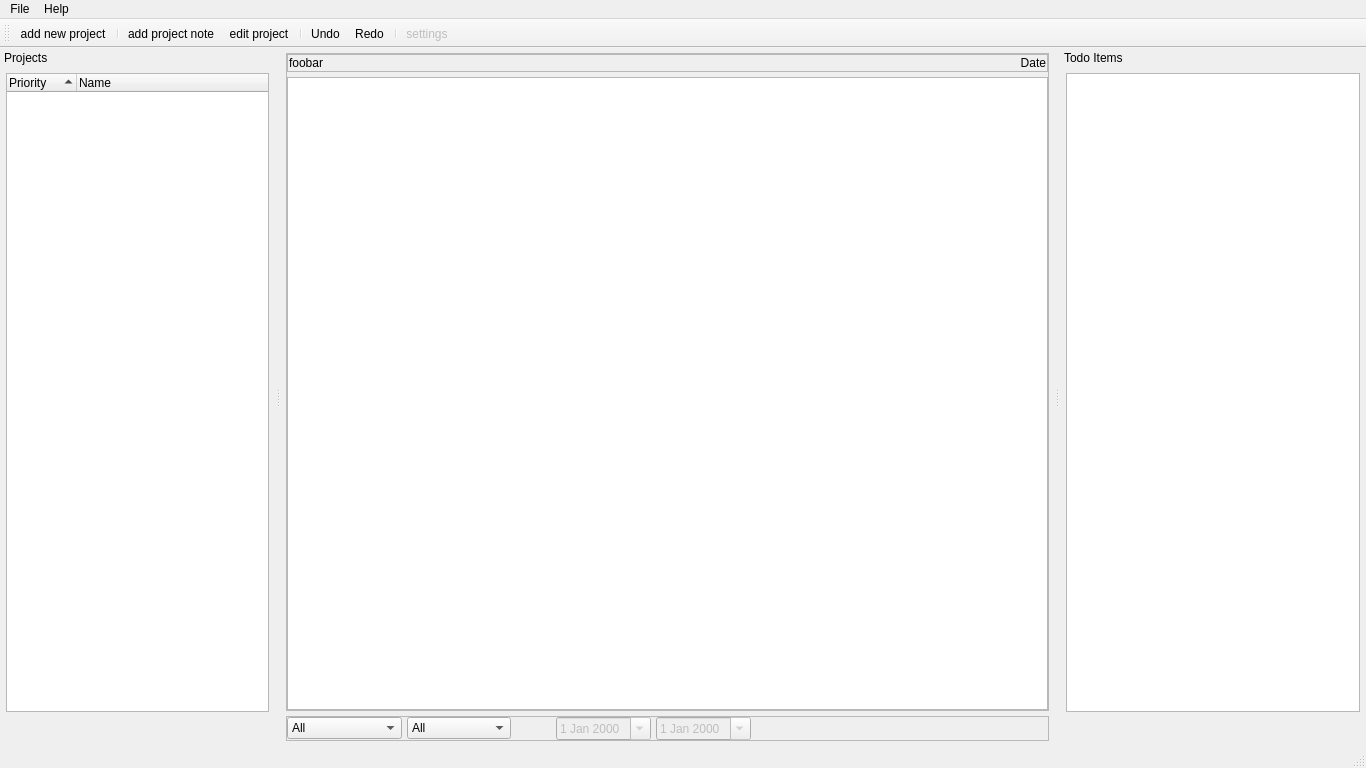
<?xml version="1.0" encoding="UTF-8"?>
<ui version="4.0">
 <class>MainWindow</class>
 <widget class="QMainWindow" name="MainWindow">
  <property name="geometry">
   <rect>
    <x>0</x>
    <y>0</y>
    <width>1366</width>
    <height>768</height>
   </rect>
  </property>
  <property name="minimumSize">
   <size>
    <width>1366</width>
    <height>768</height>
   </size>
  </property>
  <property name="font">
   <font>
    <pointsize>9</pointsize>
   </font>
  </property>
  <property name="windowTitle">
   <string>Project Tracker</string>
  </property>
  <property name="windowIcon">
   <iconset>
    <normalon>../icons/main.png</normalon>
   </iconset>
  </property>
  <widget class="QWidget" name="centralwidget">
   <layout class="QVBoxLayout" name="verticalLayout_4">
    <property name="spacing">
     <number>5</number>
    </property>
    <property name="leftMargin">
     <number>5</number>
    </property>
    <property name="topMargin">
     <number>5</number>
    </property>
    <property name="rightMargin">
     <number>5</number>
    </property>
    <property name="bottomMargin">
     <number>5</number>
    </property>
    <item>
     <widget class="QFrame" name="report_frame">
      <property name="frameShape">
       <enum>QFrame::StyledPanel</enum>
      </property>
      <property name="frameShadow">
       <enum>QFrame::Raised</enum>
      </property>
      <layout class="QGridLayout" name="gridLayout">
       <property name="leftMargin">
        <number>0</number>
       </property>
       <property name="topMargin">
        <number>0</number>
       </property>
       <property name="rightMargin">
        <number>0</number>
       </property>
       <property name="bottomMargin">
        <number>0</number>
       </property>
       <property name="spacing">
        <number>5</number>
       </property>
       <item row="0" column="0">
        <widget class="QFrame" name="title_frame">
         <property name="frameShape">
          <enum>QFrame::StyledPanel</enum>
         </property>
         <property name="frameShadow">
          <enum>QFrame::Raised</enum>
         </property>
         <layout class="QHBoxLayout" name="horizontalLayout_2">
          <property name="spacing">
           <number>5</number>
          </property>
          <property name="leftMargin">
           <number>1</number>
          </property>
          <property name="topMargin">
           <number>1</number>
          </property>
          <property name="rightMargin">
           <number>1</number>
          </property>
          <property name="bottomMargin">
           <number>1</number>
          </property>
          <item>
           <widget class="QLabel" name="pb_label">
            <property name="text">
             <string>foobar</string>
            </property>
           </widget>
          </item>
          <item>
           <widget class="QLabel" name="date_label">
            <property name="text">
             <string>Date</string>
            </property>
            <property name="alignment">
             <set>Qt::AlignRight|Qt::AlignTrailing|Qt::AlignVCenter</set>
            </property>
           </widget>
          </item>
         </layout>
        </widget>
       </item>
       <item row="2" column="0">
        <widget class="QTextBrowser" name="report_browser">
         <property name="readOnly">
          <bool>true</bool>
         </property>
         <property name="tabStopWidth">
          <number>20</number>
         </property>
         <property name="textInteractionFlags">
          <set>Qt::LinksAccessibleByMouse|Qt::TextSelectableByMouse</set>
         </property>
         <property name="openExternalLinks">
          <bool>true</bool>
         </property>
        </widget>
       </item>
      </layout>
     </widget>
    </item>
    <item>
     <widget class="QFrame" name="bottom_frame">
      <property name="frameShape">
       <enum>QFrame::StyledPanel</enum>
      </property>
      <property name="frameShadow">
       <enum>QFrame::Raised</enum>
      </property>
      <layout class="QGridLayout" name="gridLayout_2">
       <property name="leftMargin">
        <number>0</number>
       </property>
       <property name="topMargin">
        <number>0</number>
       </property>
       <property name="rightMargin">
        <number>0</number>
       </property>
       <property name="bottomMargin">
        <number>0</number>
       </property>
       <property name="spacing">
        <number>5</number>
       </property>
       <item row="0" column="5">
        <spacer name="horizontalSpacer_3">
         <property name="orientation">
          <enum>Qt::Horizontal</enum>
         </property>
         <property name="sizeHint" stdset="0">
          <size>
           <width>40</width>
           <height>20</height>
          </size>
         </property>
        </spacer>
       </item>
       <item row="0" column="4">
        <widget class="QDateEdit" name="todate_date">
         <property name="enabled">
          <bool>false</bool>
         </property>
         <property name="calendarPopup">
          <bool>true</bool>
         </property>
        </widget>
       </item>
       <item row="0" column="0">
        <widget class="QComboBox" name="reportwhich_combo">
         <property name="toolTip">
          <string>Project Filter</string>
         </property>
         <property name="currentIndex">
          <number>0</number>
         </property>
         <property name="frame">
          <bool>true</bool>
         </property>
         <item>
          <property name="text">
           <string>All</string>
          </property>
         </item>
         <item>
          <property name="text">
           <string>Selected</string>
          </property>
         </item>
         <item>
          <property name="text">
           <string>High Priority</string>
          </property>
         </item>
         <item>
          <property name="text">
           <string>Medium Priority</string>
          </property>
         </item>
         <item>
          <property name="text">
           <string>Low Priority</string>
          </property>
         </item>
         <item>
          <property name="text">
           <string>No Priority</string>
          </property>
         </item>
        </widget>
       </item>
       <item row="0" column="3">
        <widget class="QDateEdit" name="fromdate_date">
         <property name="enabled">
          <bool>false</bool>
         </property>
         <property name="readOnly">
          <bool>false</bool>
         </property>
         <property name="calendarPopup">
          <bool>true</bool>
         </property>
        </widget>
       </item>
       <item row="0" column="1">
        <widget class="QComboBox" name="reportwhen_combo">
         <property name="toolTip">
          <string>Date Filter</string>
         </property>
         <property name="placeholderText">
          <string/>
         </property>
         <item>
          <property name="text">
           <string>All</string>
          </property>
         </item>
         <item>
          <property name="text">
           <string>Today</string>
          </property>
         </item>
         <item>
          <property name="text">
           <string>Last Workday</string>
          </property>
         </item>
         <item>
          <property name="text">
           <string>This Week</string>
          </property>
         </item>
         <item>
          <property name="text">
           <string>Last Week</string>
          </property>
         </item>
         <item>
          <property name="text">
           <string>From</string>
          </property>
         </item>
         <item>
          <property name="text">
           <string>From-To</string>
          </property>
         </item>
        </widget>
       </item>
       <item row="0" column="2">
        <spacer name="horizontalSpacer_4">
         <property name="orientation">
          <enum>Qt::Horizontal</enum>
         </property>
         <property name="sizeType">
          <enum>QSizePolicy::Fixed</enum>
         </property>
         <property name="sizeHint" stdset="0">
          <size>
           <width>40</width>
           <height>20</height>
          </size>
         </property>
        </spacer>
       </item>
      </layout>
     </widget>
    </item>
   </layout>
  </widget>
  <widget class="QMenuBar" name="menubar">
   <property name="geometry">
    <rect>
     <x>0</x>
     <y>0</y>
     <width>1366</width>
     <height>21</height>
    </rect>
   </property>
   <widget class="QMenu" name="menuFile">
    <property name="title">
     <string>File</string>
    </property>
    <addaction name="load_menu"/>
    <addaction name="save_menu"/>
    <addaction name="saveas_menu"/>
    <addaction name="close_menu"/>
    <addaction name="separator"/>
    <addaction name="settings_menu"/>
    <addaction name="separator"/>
    <addaction name="exit_menu"/>
   </widget>
   <widget class="QMenu" name="menuHelp">
    <property name="title">
     <string>Help</string>
    </property>
    <addaction name="checklatest_menu"/>
    <addaction name="separator"/>
    <addaction name="readme_menu"/>
    <addaction name="github_menu"/>
    <addaction name="separator"/>
    <addaction name="about_menu"/>
   </widget>
   <addaction name="menuFile"/>
   <addaction name="menuHelp"/>
  </widget>
  <widget class="QStatusBar" name="statusbar"/>
  <widget class="QDockWidget" name="projects_dock">
   <property name="sizePolicy">
    <sizepolicy hsizetype="Ignored" vsizetype="Preferred">
     <horstretch>0</horstretch>
     <verstretch>0</verstretch>
    </sizepolicy>
   </property>
   <property name="minimumSize">
    <size>
     <width>275</width>
     <height>300</height>
    </size>
   </property>
   <property name="font">
    <font>
     <pointsize>9</pointsize>
     <weight>50</weight>
     <bold>false</bold>
    </font>
   </property>
   <property name="autoFillBackground">
    <bool>false</bool>
   </property>
   <property name="floating">
    <bool>false</bool>
   </property>
   <property name="features">
    <set>QDockWidget::DockWidgetMovable</set>
   </property>
   <property name="windowTitle">
    <string>Projects</string>
   </property>
   <attribute name="dockWidgetArea">
    <number>1</number>
   </attribute>
   <widget class="QWidget" name="projects_container">
    <layout class="QGridLayout" name="gridLayout_3">
     <property name="leftMargin">
      <number>6</number>
     </property>
     <property name="topMargin">
      <number>6</number>
     </property>
     <property name="rightMargin">
      <number>6</number>
     </property>
     <property name="bottomMargin">
      <number>6</number>
     </property>
     <item row="1" column="5">
      <widget class="QPushButton" name="completeproject_button">
       <property name="toolTip">
        <string>Complete Project</string>
       </property>
       <property name="text">
        <string/>
       </property>
       <property name="icon">
        <iconset>
         <normaloff>../icons/complete.png</normaloff>../icons/complete.png</iconset>
       </property>
       <property name="flat">
        <bool>true</bool>
       </property>
      </widget>
     </item>
     <item row="1" column="3">
      <spacer name="horizontalSpacer">
       <property name="orientation">
        <enum>Qt::Horizontal</enum>
       </property>
       <property name="sizeHint" stdset="0">
        <size>
         <width>40</width>
         <height>20</height>
        </size>
       </property>
      </spacer>
     </item>
     <item row="1" column="0">
      <widget class="QPushButton" name="addproject_button">
       <property name="toolTip">
        <string>New Project [Ctrl+P]</string>
       </property>
       <property name="text">
        <string/>
       </property>
       <property name="icon">
        <iconset>
         <normaloff>../icons/new_project.png</normaloff>../icons/new_project.png</iconset>
       </property>
       <property name="flat">
        <bool>true</bool>
       </property>
      </widget>
     </item>
     <item row="0" column="0" colspan="6">
      <widget class="QTreeWidget" name="projects_tree">
       <property name="dragDropMode">
        <enum>QAbstractItemView::DragDrop</enum>
       </property>
       <property name="defaultDropAction">
        <enum>Qt::MoveAction</enum>
       </property>
       <property name="alternatingRowColors">
        <bool>true</bool>
       </property>
       <property name="selectionMode">
        <enum>QAbstractItemView::SingleSelection</enum>
       </property>
       <property name="rootIsDecorated">
        <bool>false</bool>
       </property>
       <property name="uniformRowHeights">
        <bool>false</bool>
       </property>
       <property name="itemsExpandable">
        <bool>false</bool>
       </property>
       <property name="sortingEnabled">
        <bool>true</bool>
       </property>
       <property name="allColumnsShowFocus">
        <bool>false</bool>
       </property>
       <property name="headerHidden">
        <bool>false</bool>
       </property>
       <attribute name="headerCascadingSectionResizes">
        <bool>false</bool>
       </attribute>
       <attribute name="headerMinimumSectionSize">
        <number>70</number>
       </attribute>
       <attribute name="headerDefaultSectionSize">
        <number>70</number>
       </attribute>
       <attribute name="headerHighlightSections">
        <bool>false</bool>
       </attribute>
       <attribute name="headerStretchLastSection">
        <bool>true</bool>
       </attribute>
       <column>
        <property name="text">
         <string>Priority</string>
        </property>
       </column>
       <column>
        <property name="text">
         <string>Name</string>
        </property>
       </column>
      </widget>
     </item>
     <item row="1" column="4">
      <widget class="QPushButton" name="removeproject_button">
       <property name="toolTip">
        <string>Remove Project</string>
       </property>
       <property name="text">
        <string/>
       </property>
       <property name="icon">
        <iconset>
         <normaloff>../icons/remove.png</normaloff>../icons/remove.png</iconset>
       </property>
       <property name="flat">
        <bool>true</bool>
       </property>
      </widget>
     </item>
    </layout>
   </widget>
  </widget>
  <widget class="QDockWidget" name="todo_dock">
   <property name="minimumSize">
    <size>
     <width>306</width>
     <height>300</height>
    </size>
   </property>
   <property name="features">
    <set>QDockWidget::DockWidgetMovable</set>
   </property>
   <property name="windowTitle">
    <string>Todo Items</string>
   </property>
   <attribute name="dockWidgetArea">
    <number>2</number>
   </attribute>
   <widget class="QWidget" name="todo_container">
    <layout class="QGridLayout" name="gridLayout_4">
     <property name="leftMargin">
      <number>6</number>
     </property>
     <property name="topMargin">
      <number>6</number>
     </property>
     <property name="rightMargin">
      <number>6</number>
     </property>
     <property name="bottomMargin">
      <number>6</number>
     </property>
     <item row="1" column="5">
      <widget class="QPushButton" name="completetodo_button">
       <property name="toolTip">
        <string>Complete Todo</string>
       </property>
       <property name="text">
        <string/>
       </property>
       <property name="icon">
        <iconset>
         <normaloff>../icons/complete.png</normaloff>../icons/complete.png</iconset>
       </property>
       <property name="flat">
        <bool>true</bool>
       </property>
      </widget>
     </item>
     <item row="0" column="0" colspan="6">
      <widget class="QListWidget" name="todo_list">
       <property name="dragDropMode">
        <enum>QAbstractItemView::DragDrop</enum>
       </property>
       <property name="defaultDropAction">
        <enum>Qt::MoveAction</enum>
       </property>
       <property name="alternatingRowColors">
        <bool>true</bool>
       </property>
       <property name="selectionMode">
        <enum>QAbstractItemView::SingleSelection</enum>
       </property>
       <property name="isWrapping" stdset="0">
        <bool>false</bool>
       </property>
      </widget>
     </item>
     <item row="1" column="3">
      <spacer name="horizontalSpacer_2">
       <property name="orientation">
        <enum>Qt::Horizontal</enum>
       </property>
       <property name="sizeHint" stdset="0">
        <size>
         <width>40</width>
         <height>20</height>
        </size>
       </property>
      </spacer>
     </item>
     <item row="1" column="0">
      <widget class="QPushButton" name="addtodo_button">
       <property name="toolTip">
        <string>Add Todo [Ctrl+T]</string>
       </property>
       <property name="text">
        <string/>
       </property>
       <property name="icon">
        <iconset>
         <normaloff>../icons/new.png</normaloff>../icons/new.png</iconset>
       </property>
       <property name="shortcut">
        <string>Ctrl+T</string>
       </property>
       <property name="flat">
        <bool>true</bool>
       </property>
      </widget>
     </item>
     <item row="1" column="4">
      <widget class="QPushButton" name="removetodo_button">
       <property name="toolTip">
        <string>Remove Todo</string>
       </property>
       <property name="text">
        <string/>
       </property>
       <property name="icon">
        <iconset>
         <normaloff>../icons/remove.png</normaloff>../icons/remove.png</iconset>
       </property>
       <property name="flat">
        <bool>true</bool>
       </property>
      </widget>
     </item>
    </layout>
   </widget>
  </widget>
  <widget class="QToolBar" name="toolBar">
   <property name="windowTitle">
    <string>toolBar</string>
   </property>
   <attribute name="toolBarArea">
    <enum>TopToolBarArea</enum>
   </attribute>
   <attribute name="toolBarBreak">
    <bool>false</bool>
   </attribute>
   <addaction name="newproject_toolbar"/>
   <addaction name="separator"/>
   <addaction name="newnote_toolbar"/>
   <addaction name="editproject_toolbar"/>
   <addaction name="separator"/>
   <addaction name="undo_toolbar"/>
   <addaction name="redo_toolbar"/>
   <addaction name="separator"/>
   <addaction name="settings_toolbar"/>
  </widget>
  <action name="load_menu">
   <property name="text">
    <string>Load</string>
   </property>
   <property name="shortcut">
    <string>Ctrl+O</string>
   </property>
  </action>
  <action name="save_menu">
   <property name="text">
    <string>Save</string>
   </property>
   <property name="shortcut">
    <string>Ctrl+S</string>
   </property>
  </action>
  <action name="saveas_menu">
   <property name="text">
    <string>Save As</string>
   </property>
   <property name="shortcut">
    <string>Ctrl+Shift+S</string>
   </property>
  </action>
  <action name="close_menu">
   <property name="text">
    <string>Close</string>
   </property>
   <property name="shortcut">
    <string>Ctrl+W</string>
   </property>
  </action>
  <action name="exit_menu">
   <property name="text">
    <string>Exit</string>
   </property>
  </action>
  <action name="readme_menu">
   <property name="text">
    <string>Documentation</string>
   </property>
   <property name="shortcut">
    <string>Ctrl+H</string>
   </property>
  </action>
  <action name="github_menu">
   <property name="text">
    <string>GitHub</string>
   </property>
  </action>
  <action name="about_menu">
   <property name="text">
    <string>About Project Tracker</string>
   </property>
  </action>
  <action name="settings_menu">
   <property name="enabled">
    <bool>false</bool>
   </property>
   <property name="text">
    <string>Settings</string>
   </property>
  </action>
  <action name="newproject_toolbar">
   <property name="icon">
    <iconset>
     <normaloff>../icons/new_project.png</normaloff>../icons/new_project.png</iconset>
   </property>
   <property name="text">
    <string>add new project</string>
   </property>
   <property name="toolTip">
    <string>New Project [Ctrl+P]</string>
   </property>
   <property name="shortcut">
    <string>Ctrl+P</string>
   </property>
  </action>
  <action name="editproject_toolbar">
   <property name="icon">
    <iconset>
     <normaloff>../icons/edit_project.png</normaloff>../icons/edit_project.png</iconset>
   </property>
   <property name="text">
    <string>edit project</string>
   </property>
   <property name="toolTip">
    <string>Edit Project [Ctrl+E]</string>
   </property>
   <property name="shortcut">
    <string>Ctrl+E</string>
   </property>
  </action>
  <action name="newnote_toolbar">
   <property name="icon">
    <iconset>
     <normaloff>../icons/add_note.png</normaloff>../icons/add_note.png</iconset>
   </property>
   <property name="text">
    <string>add project note</string>
   </property>
   <property name="toolTip">
    <string>Add Note [Ctrl+N]</string>
   </property>
   <property name="shortcut">
    <string>Ctrl+N</string>
   </property>
  </action>
  <action name="settings_toolbar">
   <property name="enabled">
    <bool>false</bool>
   </property>
   <property name="icon">
    <iconset>
     <normaloff>../icons/settings.png</normaloff>../icons/settings.png</iconset>
   </property>
   <property name="text">
    <string>settings</string>
   </property>
   <property name="toolTip">
    <string>Settings</string>
   </property>
  </action>
  <action name="undo_toolbar">
   <property name="icon">
    <iconset>
     <normaloff>../icons/undo.png</normaloff>../icons/undo.png</iconset>
   </property>
   <property name="text">
    <string>Undo</string>
   </property>
   <property name="toolTip">
    <string>Undo [Ctrl+Z]</string>
   </property>
   <property name="shortcut">
    <string>Ctrl+Z</string>
   </property>
  </action>
  <action name="redo_toolbar">
   <property name="icon">
    <iconset>
     <normaloff>../icons/redo.png</normaloff>../icons/redo.png</iconset>
   </property>
   <property name="text">
    <string>Redo</string>
   </property>
   <property name="toolTip">
    <string>Redo [Ctrl+Y]</string>
   </property>
   <property name="shortcut">
    <string>Ctrl+Y</string>
   </property>
  </action>
  <action name="checklatest_menu">
   <property name="text">
    <string>Check for Updates</string>
   </property>
  </action>
 </widget>
 <tabstops>
  <tabstop>report_browser</tabstop>
  <tabstop>reportwhich_combo</tabstop>
  <tabstop>reportwhen_combo</tabstop>
  <tabstop>fromdate_date</tabstop>
  <tabstop>todate_date</tabstop>
  <tabstop>todo_list</tabstop>
 </tabstops>
 <resources/>
 <connections/>
</ui>
